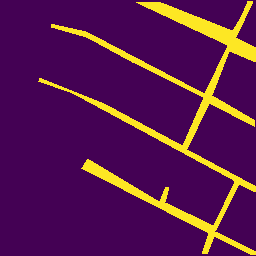
#> input picture samples/roads/create_bimask/bi_violet/test/tile_1094.png, 256 x 256 px; its folder holds only this picture in this run
$ python toblackwhite.py
#> lines starting #> are read from the running program, lines starting #| are printed output that depends on the picture; after the words box and inside, x2 and y2 are one past the last pixel; in counts of white or black regions, pixels touching at a corner belong together
import os
import cv2
from tqdm import tqdm
src_dir = "bi_violet"
dst_dir = "masks"

folders = ["test"]

for folder in tqdm(folders):
  for img in tqdm(sorted(os.listdir(src_dir+ "/" + folder))):
    mask = cv2.imread(os.path.join(src_dir,folder,img),0)
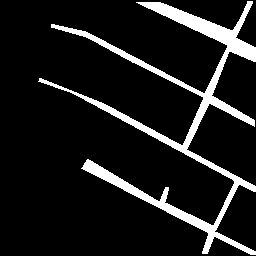
#> mask: shape (256, 256); values 30 (black) and 215 (white), 10.9% white; 1 white region, box (x1, y1, x2, y2) and area: (38, 1, 256, 255) 7121
    mask[mask==30] = 0
    mask[mask==215] = 255 # road - white
    mask[mask==226] = 0
    cv2.imwrite(os.path.join(dst_dir, folder, img),mask)


$ run again, on samples/roads/create_bimask/bi_violet/test/tile_1582.png
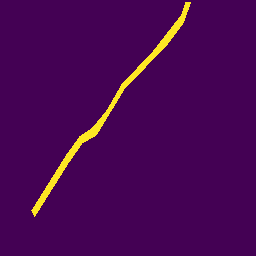
#> input picture samples/roads/create_bimask/bi_violet/test/tile_1582.png, 256 x 256 px
#> `mask = cv2.imread(os.path.join(src_dir,folder,img),0)`:
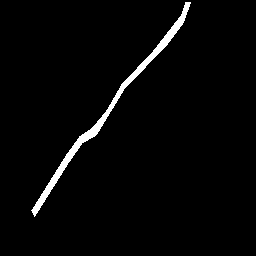
#> mask: shape (256, 256); values 30 (black) and 215 (white), 2.5% white; 1 white region, box (x1, y1, x2, y2) and area: (31, 2, 191, 217) 1663
